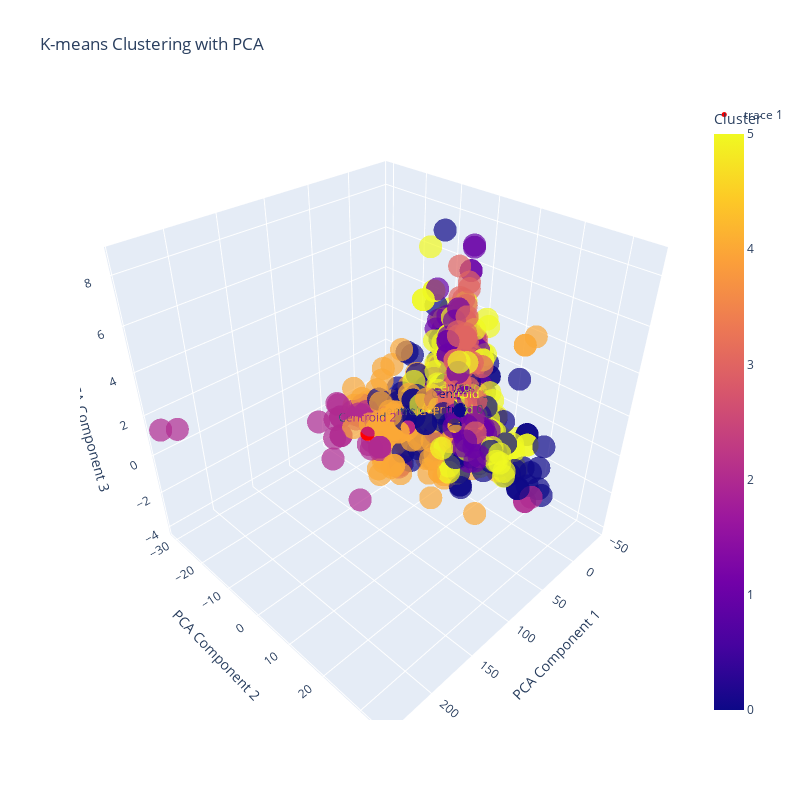

This figure's notebook cell:
### Code cell
import plotly.express as px
import plotly.graph_objects as go


pca = PCA(n_components=3)
X_pca = pca.fit_transform(X)

# Run K-Means clustering
kmeans = KMeans(n_clusters=CLUSTER_NUMBER, random_state=42)
kmeans.fit(X_pca)
labels = kmeans.labels_
centroids = kmeans.cluster_centers_

# Create a DataFrame for Plotly
df_pca = pd.DataFrame(X_pca, columns=['PCA Component 1', 'PCA Component 2', 'PCA Component 3'])
df_pca['Cluster'] = labels

# Plot the 3D scatter plot
fig = px.scatter_3d(
    df_pca, 
    x='PCA Component 1', 
    y='PCA Component 2', 
    z='PCA Component 3', 
    color='Cluster',
    title='K-means Clustering with PCA',
    opacity=0.7
)

# Add centroids
fig.add_trace(
    go.Scatter3d(
        x=centroids[:, 0], 
        y=centroids[:, 1], 
        z=centroids[:, 2],
        mode='markers+text',
        marker=dict(size=5, color='red'),
        text=['Centroid {}'.format(i) for i in range(len(centroids))],
        textposition='top center'
    )
)

fig.update_layout(height=800,width=800)

fig.show()

### Figure 1 — Plotly figure (JSON) as saved in the notebook; plotly's stock layout.template omitted (floating-point values rounded to 4 significant figures; data arrays with more than 128 entries replaced by an {"elided": "..."} marker saying what was removed)
{"data": [{"hovertemplate": "PCA Component 1=%{x}<br>PCA Component 2=%{y}<br>PCA Component 3=%{z}<br>Cluster=%{marker.color}<extra></extra>", "legendgroup": "", "marker": {"color": {"elided": "1143 int values"}, "coloraxis": "coloraxis", "opacity": 0.7, "symbol": "circle"}, "mode": "markers", "name": "", "scene": "scene", "showlegend": false, "type": "scatter3d", "x": {"elided": "1143 float values"}, "y": {"elided": "1143 float values"}, "z": {"elided": "1143 float values"}}, {"marker": {"color": "red", "size": 5}, "mode": "markers+text", "text": ["Centroid 0", "Centroid 1", "Centroid 2", "Centroid 3", "Centroid 4", "Centroid 5"], "textposition": "top center", "type": "scatter3d", "x": [20.14, -17.38, 93.4, -31.74, 48.89, -0.0495], "y": [5.095, -0.2796, -5.128, -2.766, -2.828, 2.835], "z": [-0.02952, -0.1938, 0.2186, 0.1689, -0.2572, 0.1148]}], "layout": {"coloraxis": {"colorbar": {"title": {"text": "Cluster"}}, "colorscale": [[0, "#0d0887"], [0.1111, "#46039f"], [0.2222, "#7201a8"], [0.3333, "#9c179e"], [0.4444, "#bd3786"], [0.5556, "#d8576b"], [0.6667, "#ed7953"], [0.7778, "#fb9f3a"], [0.8889, "#fdca26"], [1, "#f0f921"]]}, "height": 800, "legend": {"tracegroupgap": 0}, "scene": {"domain": {"x": [0, 1], "y": [0, 1]}, "xaxis": {"title": {"text": "PCA Component 1"}}, "yaxis": {"title": {"text": "PCA Component 2"}}, "zaxis": {"title": {"text": "PCA Component 3"}}}, "title": {"text": "K-means Clustering with PCA"}, "width": 800}}
